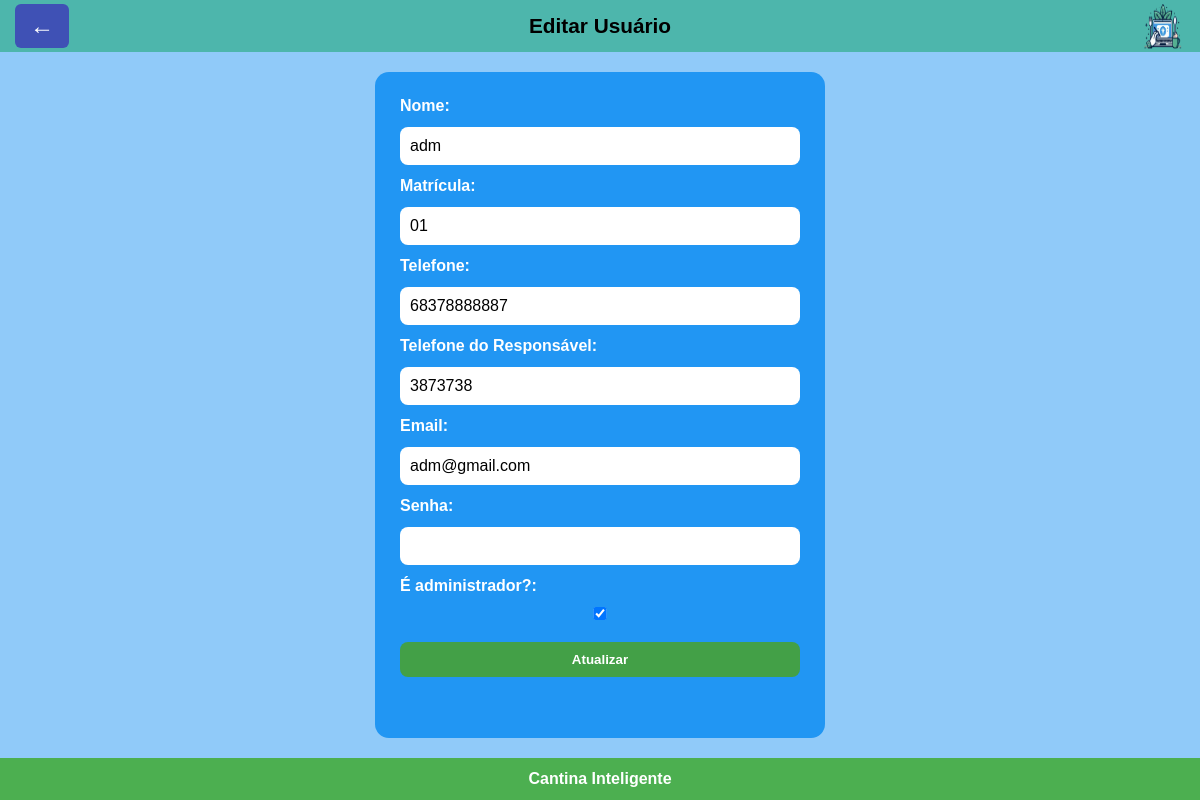
Page /usuarios/editar/1/ on the committed database.
### PFI/models.py (models this page shows, shortened)
class Usuario(models.Model):
    nome = models.CharField(max_length=100)
    matricula = models.CharField(max_length=20, unique=True)
    telefone = models.CharField(max_length=20, blank=True, null=True)
    telefone_responsavel = models.CharField(max_length=20, blank=True, null=True)
    email = models.EmailField(unique=True)
    senha = models.CharField(max_length=128)
    is_admin = models.BooleanField(default=False)
    saldo_em_dividas = models.DecimalField(max_digits=6, decimal_places=2, default=0)
    data_primeira_compra = models.DateField(null=True, blank=True)
    foto = models.ImageField(upload_to='fotos_usuarios/', blank=True, null=True)

### PFI/views.py (the view)
# urls.py: path('usuarios/editar/<int:id>/', views.editar_usuario, name='editar_usuario'),
def editar_usuario(request, id):
    usuario = get_object_or_404(Usuario, id=id)
    if request.method == "POST":
        form = UsuarioForm(request.POST, instance=usuario)
        if form.is_valid():
            form.save()
            return redirect("listar_usuarios")
    else:
        form = UsuarioForm(instance=usuario)
    return render(request, "Site_principal/editar_usuario/editar_usuario.html", {"form": form, "usuario": usuario})

### PFI/forms.py (shortened to what this page needs)
class UsuarioForm(forms.ModelForm):
    senha = forms.CharField(
        label="Senha",
        widget=forms.PasswordInput(),
        required=False,
        help_text="Deixe em branco se não quiser alterar a senha."
    )
    senhaConfirm = forms.CharField(
        label="Confirme a senha",
        widget=forms.PasswordInput(),
        required=False
    )
    foto = forms.ImageField(
        label="Foto",
        required=False
    )
    class Meta:
        model = Usuario
        fields = [
            "nome", "matricula", "telefone", "telefone_responsavel",
            "email", "senha", "is_admin", "foto"
        ]
        labels = {
            "telefone_responsavel": "Telefone do Responsável",
            "is_admin": "É administrador?",
        }

### templates/Site_principal/editar_usuario/editar_usuario.html (shortened to what this page needs)
{% load static %}
<!DOCTYPE html>
<html lang="pt-BR">
<head>
  <link rel="stylesheet" href="{% static 'CSS/style_editar_usuarios.css' %}">
</head>
<body>
  <header class="topo">
      <button class="btn-voltar" onclick="window.location.href='{% url 'listar_usuarios' %}'">←</button>
      <h1>Editar Usuário</h1>
      <img src="{% static 'media/logo.png' %}" class="logo-topo" alt="Logo">
  </header>
  <main class="conteudo">
      <div class="card-container">
          <form method="post" class="form-editar">
              <label>Nome:</label>
              {{ form.nome }}
              <label>Matrícula:</label>
              {{ form.matricula }}
              <label>Telefone:</label>
              {{ form.telefone }}
              <label>Telefone do Responsável:</label>
              {{ form.telefone_responsavel }}
              <label>Email:</label>
              {{ form.email }}
              <label>Senha:</label>
              {{ form.senha }}
              <label>{{ form.is_admin.label }}:</label>
              {{ form.is_admin }}
              <button type="submit" class="btn verde">Atualizar</button>
          </form>
      </div>
  </main>
  <footer class="rodape">
      Cantina Inteligente
  </footer>
</body>
</html>

### PFI/static/CSS/style_editar_usuarios.css (style rules this page uses)
:root { --cor-fundo: #90CAF9; --cor-topo: #4db6ac; --cor-botao-voltar: #3f51b5; --cor-card: #2196f3; --cor-rodape: #4caf50; --cor-texto-claro: #ffffff; --cor-preto: #000000; }
* { margin: 0; padding: 0; box-sizing: border-box; font-family: Arial, sans-serif; }
body { background: var(--cor-fundo); min-height: 100vh; display: flex; flex-direction: column; }
.topo { background: var(--cor-topo); padding: 14px; display: flex; align-items: center; justify-content: center; position: relative; font-weight: bold; }
.topo h1 { color: var(--cor-preto); font-size: 1.3rem; }
.btn-voltar { position: absolute; left: 15px; background: var(--cor-botao-voltar); color: white; border: none; font-size: 1.5rem; padding: 8px 15px; border-radius: 6px; cursor: pointer; }
.logo-topo { position: absolute; right: 15px; width: 45px; height: 45px; }
.conteudo { flex: 1; display: flex; justify-content: center; padding: 20px; }
.card-container { width: 90%; max-width: 450px; background: var(--cor-card); padding: 25px; border-radius: 14px; color: white; }
.form-editar { display: flex; flex-direction: column; gap: 12px; }
.form-editar label { font-weight: bold; }
.form-editar input, .form-editar select { padding: 10px; border-radius: 8px; border: none; font-size: 1rem; }
.btn { padding: 10px; border-radius: 8px; text-align: center; font-weight: bold; border: none; cursor: pointer; display: block; margin-top: 10px; text-decoration: none; }
.btn.verde { background: #43a047; color: white; }
.rodape { background: var(--cor-rodape); color: white; text-align: center; padding: 12px; font-weight: bold; }

### rows in the picture
Usuario: nome "adm", matricula "01", telefone "68378888887", telefone_responsavel "3873738", email "adm@gmail.com", is_admin "☑"
